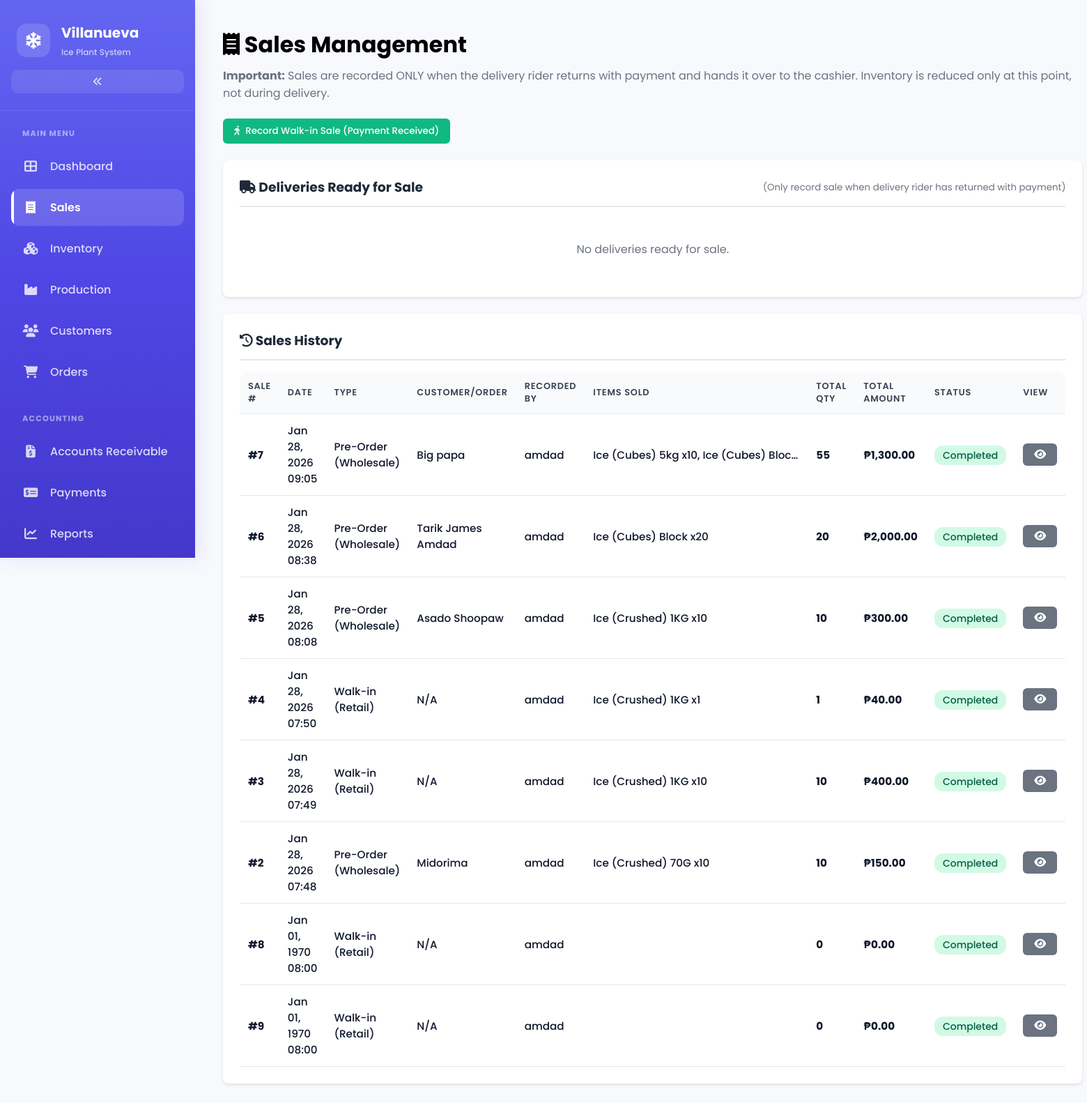
/capstone/pages/sales.php (signed in), run on the app's committed database.
### tables this page shows
CREATE TABLE `sales` (
  `Sale_ID` int UNSIGNED NOT NULL,
  `User_ID` int UNSIGNED NOT NULL,
  `Customer_ID` int UNSIGNED NOT NULL,
  `sale_date` datetime DEFAULT NULL,
  `sale_type` varchar(50) DEFAULT NULL,
  `total_amount` decimal(12,2) DEFAULT NULL,
  `created_by` int UNSIGNED NOT NULL,
  `payment` varchar(50) DEFAULT NULL,
  `created_at` timestamp NULL DEFAULT NULL,
  `updated_at` timestamp NULL DEFAULT NULL
);

CREATE TABLE `delivery` (
  `Delivery_ID` int UNSIGNED NOT NULL,
  `Order_ID` int UNSIGNED NOT NULL,
  `delivery_address` varchar(255) DEFAULT NULL,
  `schedule_date` date DEFAULT NULL,
  `actual_date_arrived` date DEFAULT NULL,
  `delivery_status` varchar(50) DEFAULT NULL,
  `delivered_by` varchar(100) DEFAULT NULL,
  `delivered_to` varchar(100) DEFAULT NULL,
  `created_at` timestamp NULL DEFAULT NULL,
  `updated_at` timestamp NULL DEFAULT NULL
);

CREATE TABLE `app_users` (
  `User_ID` int UNSIGNED NOT NULL,
  `user_name` varchar(100) NOT NULL,
  `password` varchar(255) NOT NULL,
  `Role_ID` int UNSIGNED DEFAULT NULL,
  `is_active` tinyint NOT NULL DEFAULT '1',
  `status` varchar(50) DEFAULT NULL,
  `linked_user_id` bigint UNSIGNED DEFAULT NULL,
  `created_at` timestamp NULL DEFAULT NULL,
  `updated_at` timestamp NULL DEFAULT NULL
);

### capstone/pages/sales.php (the view, shortened to what this page needs)
<?php
require_once '../api/sales_backend.php';
$delivery_where = "d.delivery_status = 'Delivered' AND (o.order_status IS NULL OR o.order_status != 'Completed')";
$deliveries_query = "SELECT d.Delivery_ID, d.Order_ID, d.delivery_status, d.delivered_by, d.delivered_to,
                     o.order_date, o.order_status, c.customer_name
                     FROM delivery d
                     LEFT JOIN orders o ON d.Order_ID = o.Order_ID
                     LEFT JOIN customers c ON o.Customer_ID = c.Customer_ID
                     WHERE $delivery_where
                     ORDER BY d.actual_date_arrived DESC, d.Delivery_ID DESC
                     LIMIT 50";
$deliveries_result = $conn->query($deliveries_query);
$check_status_col = $conn->query("SHOW COLUMNS FROM sales LIKE 'status'");
$has_status_col = $check_status_col && $check_status_col->num_rows > 0;
$sales_cols_res = $conn->query("SHOW COLUMNS FROM sales");
$sales_cols = [];
if ($sales_cols_res) {
    while ($r = $sales_cols_res->fetch_assoc()) {
        $sales_cols[] = $r['Field'];
    }
}
$sales_user_col = null;
if (in_array('created_by', $sales_cols, true)) {
    $sales_user_col = 'created_by';
} elseif (in_array('User_ID', $sales_cols, true)) {
    $sales_user_col = 'User_ID';
} elseif (in_array('user_id', $sales_cols, true)) {
    $sales_user_col = 'user_id';
}
$recorded_by_select = $sales_user_col ? "u.user_name as recorded_by," : "'N/A' as recorded_by,";
$recorded_by_join = $sales_user_col ? "LEFT JOIN app_users u ON u.User_ID = s.$sales_user_col" : "";
$status_select = $has_status_col ? "s.status," : "'Completed' as status,";
$status_group_by = $has_status_col ? ", s.status" : "";
$sales_query = "SELECT
                    s.Sale_ID,
                    s.created_at,
                    $status_select
                    $recorded_by_select
                    d.Delivery_ID,
                    d.delivered_to,
                    o.Order_ID,
                    ss.Delivery_ID as has_delivery,
                    COALESCE(SUM(sd.quantity), 0) as total_qty,
                    COALESCE(SUM(sd.subtotal), 0) as total_amount,
                    COALESCE(
                        GROUP_CONCAT(
                            CONCAT(
                                p.product_name,
                                IF(p.form IS NULL OR p.form = '', '', CONCAT(' (', p.form, ')')),
                                IF(p.unit IS NULL OR p.unit = '', '', CONCAT(' ', p.unit)),
                                ' x', CAST(ROUND(sd.quantity, 0) AS UNSIGNED)
                            )
                            SEPARATOR ', '
                        ),
                        ''
                    ) as items_sold
                FROM sales s
                $recorded_by_join
                LEFT JOIN sale_source ss ON s.Sale_ID = ss.Sale_ID
                LEFT JOIN delivery d ON ss.Delivery_ID = d.Delivery_ID
                LEFT JOIN orders o ON d.Order_ID = o.Order_ID
                LEFT JOIN sale_details sd ON sd.Sale_ID = s.Sale_ID
                LEFT JOIN products p ON p.Product_ID = sd.Product_ID
                GROUP BY s.Sale_ID, s.created_at{$status_group_by}, recorded_by, d.Delivery_ID, d.delivered_to, o.Order_ID, ss.Delivery_ID
                ORDER BY s.created_at DESC
                LIMIT 100";
$sales_result = $conn->query($sales_query);
?>
<!DOCTYPE html>
<html lang="en">
<head>
    <link rel="stylesheet" href="https://cdnjs.cloudflare.com/ajax/libs/font-awesome/6.5.1/css/all.min.css">
    <link rel="stylesheet" href="../assets/css/style.css">
</head>
<body>
<div class="dashboard-wrapper">
    <aside class="sidebar" id="sidebar">
        <div class="sidebar-header">
            <div class="sidebar-brand">
                <div class="brand-icon">
                    <i class="fas fa-snowflake"></i>
                </div>
                <div class="brand-text">
                    <h2>Villanueva</h2>
                    <p>Ice Plant System</p>
                </div>
            </div>
            <button class="sidebar-toggle" id="sidebarToggle" aria-label="Toggle sidebar">
                <i class="fas fa-angles-left"></i>
            </button>
        </div>
        <nav class="sidebar-menu">
            <div class="menu-section">
                <div class="menu-label">Main Menu</div>
                <a href="../index.php" class="menu-item">
                    <i class="fas fa-th-large"></i>
                    <span>Dashboard</span>
                </a>
                <a href="sales.php" class="menu-item active">
                    <i class="fas fa-receipt"></i>
                    <span>Sales</span>
                </a>
                <a href="inventory.php" class="menu-item">
                    <i class="fas fa-cubes"></i>
                    <span>Inventory</span>
                </a>
                <a href="production.php" class="menu-item">
                    <i class="fas fa-industry"></i>
                    <span>Production</span>
                </a>
                <a href="users.php" class="menu-item">
                    <i class="fas fa-users"></i>
                    <span>Customers</span>
                </a>
                <a href="orders.php" class="menu-item">
                    <i class="fas fa-shopping-cart"></i>
                    <span>Orders</span>
                </a>
            </div>
            <div class="menu-section">
                <div class="menu-label">Accounting</div>
                <a href="#" class="menu-item">
                    <i class="fas fa-file-invoice-dollar"></i>
                    <span>Accounts Receivable</span>
                </a>
                <a href="#" class="menu-item">
                    <i class="fas fa-money-check-alt"></i>
                    <span>Payments</span>
                </a>
                <a href="reports.php" class="menu-item">
                    <i class="fas fa-chart-line"></i>
                    <span>Reports</span>
                </a>
            </div>
        </nav>
    </aside>
    <main class="main-content">
        <div class="container">
            <div class="page-header" style="display: flex; justify-content: space-between; align-items: center; margin-bottom: 1.5rem;">
                <div>
                    <h1><i class="fas fa-receipt"></i> Sales Management</h1>
                    <p style="color: #6b7280; margin-top: 0.5rem;">
                        <strong>Important:</strong> Sales are recorded ONLY when the delivery rider returns with payment and hands it over to the cashier.
                        Inventory is reduced only at this point, not during delivery.
                    </p>
                </div>
            </div>
            <div class="action-bar">
                <button onclick="showCreateWalkinSaleModal()" class="btn btn-success">
                    <i class="fas fa-walking"></i> Record Walk-in Sale (Payment Received)
                </button>
            </div>
            <div class="card">
                <div class="card-header">
                    <h3><i class="fas fa-truck"></i> Deliveries Ready for Sale</h3>
                    <small style="color: #6b7280;">(Only record sale when delivery rider has returned with payment)</small>
                </div>
                <div class="card-body">
                    <?php if ($deliveries_result && $deliveries_result->num_rows > 0): ?>
                        <table class="table">
                            <thead>
                                <tr>
                                    <th>Delivery #</th>
                                    <th>Order #</th>
                                    <th>Customer</th>
                                    <th>Delivered By</th>
                                    <th>Status</th>
                                    <th>Actions</th>
                                </tr>
                            </thead>
                            <tbody>
                                <?php while ($delivery = $deliveries_result->fetch_assoc()): ?>
                                    <tr>
                                        <td><strong>#<?php echo $delivery['Delivery_ID']; ?></strong></td>
                                        <td><?php echo $delivery['Order_ID'] ? 'Order #' . $delivery['Order_ID'] : 'N/A'; ?></td>
                                        <td><?php echo htmlspecialchars($delivery['customer_name'] ?? $delivery['delivered_to'] ?? 'N/A'); ?></td>
                                        <td><?php echo htmlspecialchars($delivery['delivered_by'] ?? 'N/A'); ?></td>
                                        <td><span class="status-badge status-<?php echo $delivery['delivery_status']; ?>"><?php echo $delivery['delivery_status']; ?></span></td>
                                        <td>
                                            <button onclick="createSaleFromDelivery(<?php echo $delivery['Delivery_ID']; ?>)" class="btn btn-primary btn-sm" title="Record sale when payment is received from delivery rider">
                                                <i class="fas fa-money-bill-wave"></i> Record Sale (Payment Received)
                                            </button>
                                        </td>
                                    </tr>
                                <?php endwhile; ?>
                            </tbody>
                        </table>
                    <?php else: ?>
                        <p style="text-align: center; color: #6b7280; padding: 2rem;">No deliveries ready for sale.</p>
                    <?php endif; ?>
                </div>
            </div>
            <div class="card">
                <div class="card-header">
                    <h3><i class="fas fa-history"></i> Sales History</h3>
                </div>
                <div class="card-body">
                    <?php if ($sales_result && $sales_result->num_rows > 0): ?>
                        <table class="table">
                            <thead>
                                <tr>
                                    <th>Sale #</th>
                                    <th>Date</th>
                                    <th>Type</th>
                                    <th>Customer/Order</th>
                                    <th>Recorded By</th>
                                    <th>Items Sold</th>
                                    <th>Total Qty</th>
                                    <th>Total Amount</th>
                                    <th>Status</th>
                                    <th>View</th>
                                </tr>
                            </thead>
                            <tbody>
                                <?php while ($sale = $sales_result->fetch_assoc()):
                                    $sale_type = $sale['has_delivery'] ? 'Pre-Order (Wholesale)' : 'Walk-in (Retail)';
                                    $customer_info = $sale['delivered_to'] ?? ($sale['Order_ID'] ? 'Order #' . $sale['Order_ID'] : 'N/A');
                                ?>
                                    <tr>
                                        <td><strong>#<?php echo $sale['Sale_ID']; ?></strong></td>
                                        <td><?php echo date('M d, Y H:i', strtotime($sale['created_at'])); ?></td>
                                    <td><?php echo $sale_type; ?></td>
                                    <td><?php echo htmlspecialchars($customer_info); ?></td>
                                    <td><?php echo htmlspecialchars($sale['recorded_by'] ?? 'N/A'); ?></td>
                                    <td style="max-width: 320px; white-space: nowrap; overflow: hidden; text-overflow: ellipsis;">
                                        <?php echo htmlspecialchars($sale['items_sold'] ?? ''); ?>
                                    </td>
                                    <td><strong><?php echo number_format((float)round(floatval($sale['total_qty'] ?? 0), 0), 0); ?></strong></td>
                                    <td><strong>₱<?php echo number_format($sale['total_amount'] ?? 0, 2); ?></strong></td>
                                    <td>
                                        <?php if ($has_status_col): ?>
                                            <span class="status-badge status-<?php echo $sale['status']; ?>"><?php echo $sale['status']; ?></span>
                                        <?php else: ?>
                                            <span class="status-badge status-Completed">Completed</span>
                                        <?php endif; ?>
                                    </td>
                                    <td>
                                        <button type="button" class="btn btn-secondary btn-sm" onclick="openSaleViewModal(<?php echo intval($sale['Sale_ID']); ?>)" title="View full sale details">
                                            <i class="fas fa-eye"></i>
                                        </button>
                                    </td>
                                    </tr>
                                <?php endwhile; ?>
                            </tbody>
                        </table>
                    <?php else: ?>
                        <p style="text-align: center; color: #6b7280; padding: 2rem;">No sales recorded yet.</p>
                    <?php endif; ?>
                </div>
            </div>
        </div>
    </main>
</div>
</body>
</html>

### data on the page
sales: Sale_ID "7", created_at "Jan 28, 2026 09:05", sale_type "Pre-Order (Wholesale)", delivery.delivered_to "Big papa", created_by.user_name "amdad", items_sold "Ice (Cubes) 5kg x10, Ice (Cubes) Bloc…", total_qty "55", total_amount "1,300.00"
sales: Sale_ID "6", created_at "Jan 28, 2026 08:38", sale_type "Pre-Order (Wholesale)", delivery.delivered_to "Tarik James Amdad", created_by.user_name "amdad", items_sold "Ice (Cubes) Block x20", total_qty "20", total_amount "2,000.00"
sales: Sale_ID "5", created_at "Jan 28, 2026 08:08", sale_type "Pre-Order (Wholesale)", delivery.delivered_to "Asado Shoopaw", created_by.user_name "amdad", items_sold "Ice (Crushed) 1KG x10", total_qty "10", total_amount "300.00"
sales: Sale_ID "4", created_at "Jan 28, 2026 07:50", sale_type "Walk-in (Retail)", customer_info "N/A", created_by.user_name "amdad", items_sold "Ice (Crushed) 1KG x1", total_qty "1", total_amount "40.00"
sales: Sale_ID "3", created_at "Jan 28, 2026 07:49", sale_type "Walk-in (Retail)", customer_info "N/A", created_by.user_name "amdad", items_sold "Ice (Crushed) 1KG x10", total_qty "10", total_amount "400.00"
sales: Sale_ID "2", created_at "Jan 28, 2026 07:48", sale_type "Pre-Order (Wholesale)", delivery.delivered_to "Midorima", created_by.user_name "amdad", items_sold "Ice (Crushed) 70G x10", total_qty "10", total_amount "150.00"
sales: Sale_ID "8", created_at "Jan 01, 1970 08:00", sale_type "Walk-in (Retail)", customer_info "N/A", created_by.user_name "amdad", total_qty "0", total_amount "0.00"
sales: Sale_ID "9", created_at "Jan 01, 1970 08:00", sale_type "Walk-in (Retail)", customer_info "N/A", created_by.user_name "amdad", total_qty "0", total_amount "0.00"
